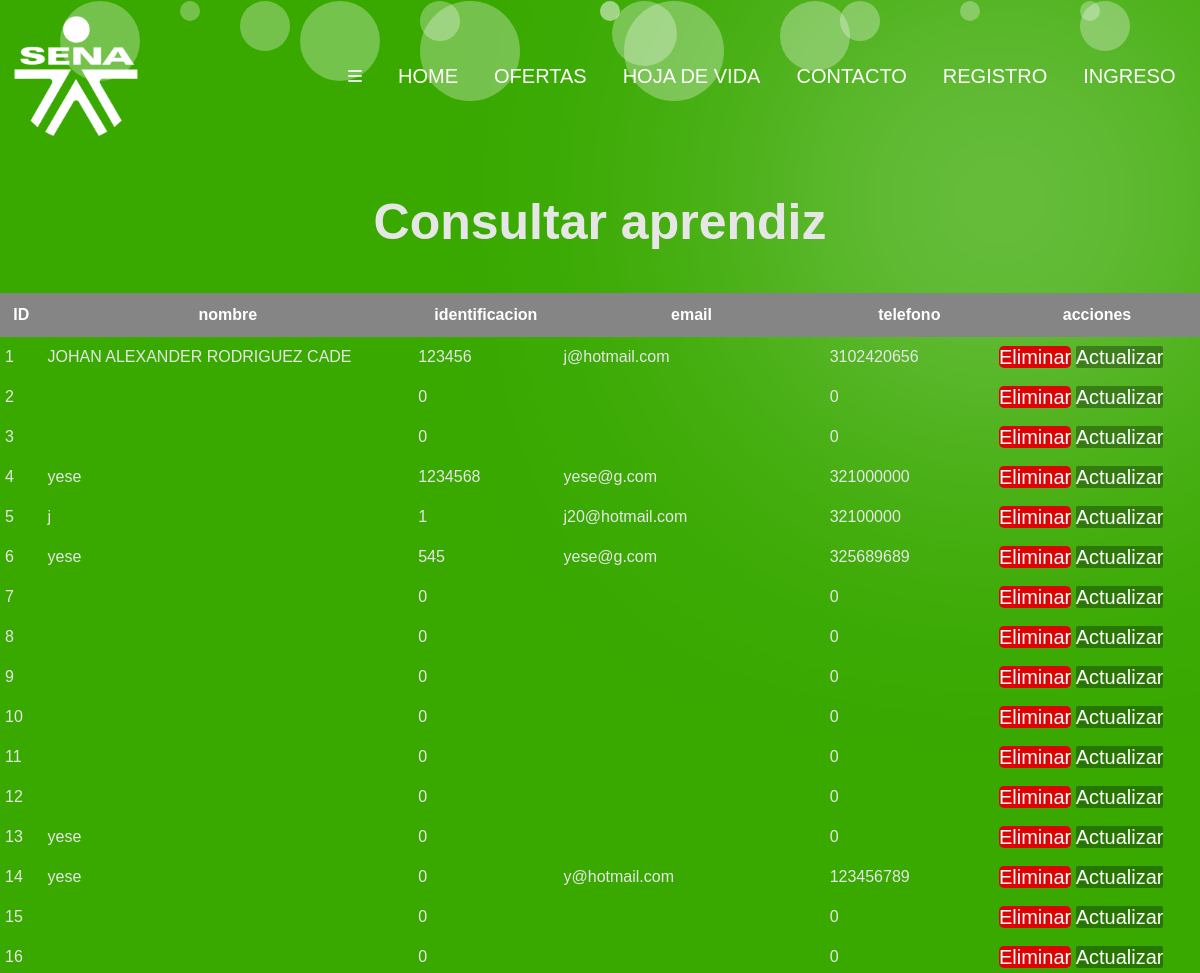
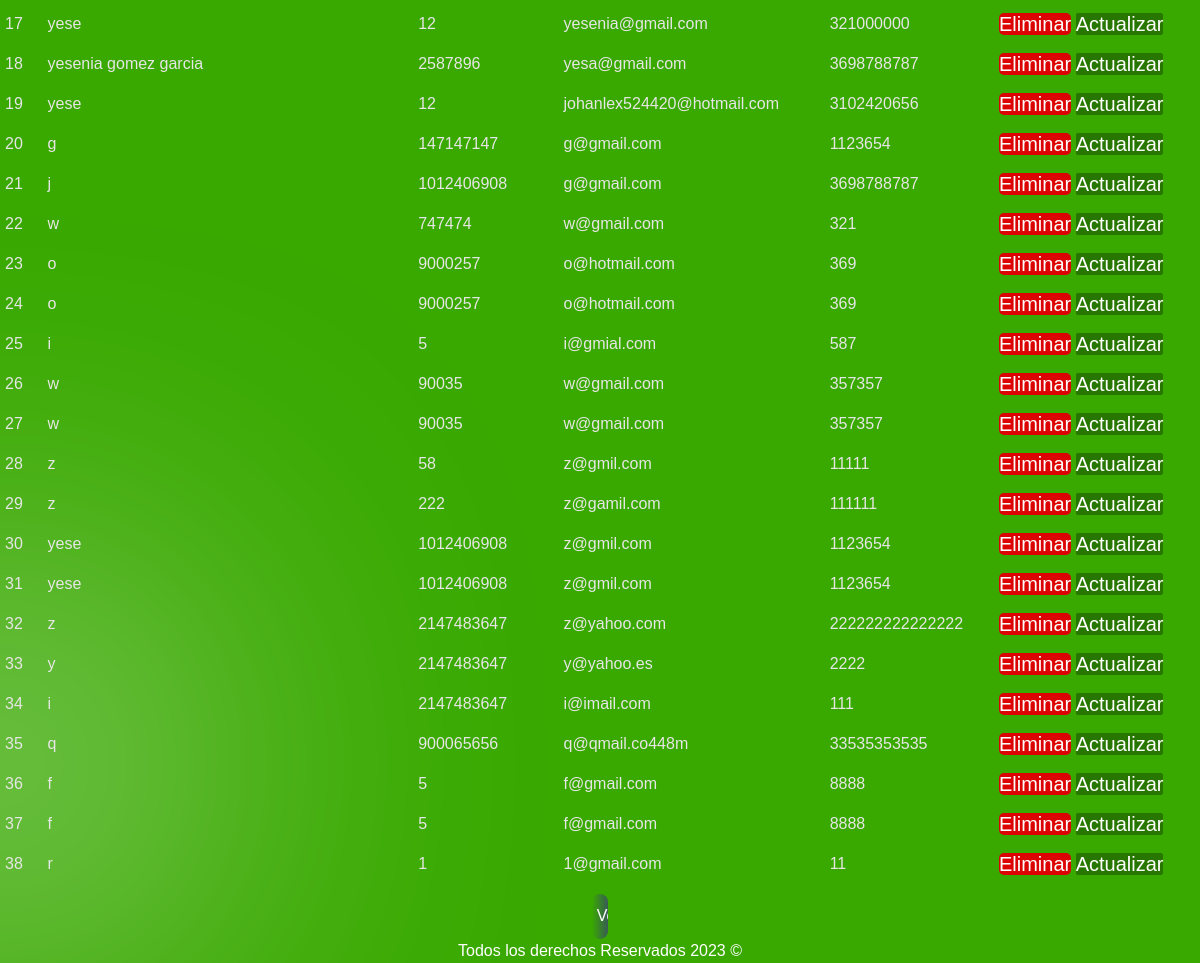
Screenshot of /admin/propiedades/consultar.php with the database file from the repository (2 pictures, top to bottom).
### tables this page shows
CREATE TABLE `aprendiz` (
  `id` int(11) NOT NULL,
  `nombre` varchar(30) DEFAULT NULL,
  `tipoId` varchar(100) NOT NULL,
  `identificacion` int(11) DEFAULT NULL,
  `programa` varchar(30) DEFAULT NULL,
  `email` varchar(150) DEFAULT NULL,
  `password` varchar(50) DEFAULT NULL,
  `telefono` bigint(20) DEFAULT NULL,
  `creacionaprendiz` date DEFAULT NULL
);

### includes/funciones.php (called while the page is built, shortened)
<?php
function incluirTemplate(string $nombre){
    include TEMPLATES_URL . "/$nombre.php";
}

### admin/propiedades/consultar.php (the view, shortened to what this page needs)
<?php
        $db = conectarDB();
        $query = "SELECT * FROM aprendiz";
        $resultadoConsulta = mysqli_query($db, $query);
    require '../../includes/funciones.php';
    incluirTemplate('header');
?>
    <main class="contenedor seccion">
        <h1 class="admi-text">Consultar aprendiz</h1>
        <table class="aprendiz">
            <thead>
                <tr>
                    <th>ID</th>
                    <th>nombre</th>
                    <th>identificacion</th>
                    <th>email</th>
                    <th>telefono</th>
                    <th>acciones</th>
                </tr>
            </thead>
            <tbody>
                <?php while ( $aprendiz = mysqli_fetch_assoc($resultadoConsulta)):?>
                <tr>
                    <td> <?php echo $aprendiz ['id']; ?> </td>
                    <td> <?php echo $aprendiz ['nombre']; ?> </td>
                    <td> <?php echo $aprendiz ['identificacion']; ?></td>
                    <td> <?php echo $aprendiz ['email']; ?> </td>
                    <td> <?php echo $aprendiz ['telefono']; ?> </td>
                    <td>
                       <a href="#" class="boton-rojo-block" >Eliminar</a>
                       <a href="/admin/propiedades/actualizar.php?id=<?php echo $aprendiz ['id']; ?>" class="boton-green-block" >Actualizar</a>
                    </td>
                </tr>
                <?php endwhile; ?>
            </tbody>
        </table>
    </main>
        <a href="/admin" class="boton-volver">
            <span class="texto-fondo">Volver</span>
        </a>
<?php
    incluirTemplate('footer');
?>

### includes/templates/header.php (shortened to what this page needs)
<!DOCTYPE html>
<html lang="es">
<head>
    <link rel="stylesheet" href="/build/css/app.css">
</head>
<body>
    <header>
        <section>
            <div class="burbujas">
                <div class="burbuja"></div>
                <div class="burbuja"></div>
                <div class="burbuja"></div>
                <div class="burbuja"></div>
                <div class="burbuja"></div>
                <div class="burbuja"></div>
                <div class="burbuja"></div>
                <div class="burbuja"></div>
                <div class="burbuja"></div>
                <div class="burbuja"></div>
                <div class="burbuja"></div>
                <div class="burbuja"></div>
                <div class="burbuja"></div>
                <div class="burbuja"></div>
                <div class="burbuja"></div>
            </div>
        </section>
        <div class="contenedor_menu">
            <div class="logo">
                <img src="/build/img/logo-de-Sena-sin-fondo-Blanco.png" alt="logo-Sena">
            </div>
            <div class="menu">
                <i class="fa-solid fa-bars" id="boton_minimenu"></i>
                <nav id="nav">
                    <ul>
                        <li><a href="index.php">HOME</a></li>
                        <li><a href="#">Ofertas</a></li>
                        <li><a href="#">hoja de vida</a></li>
                        <li><a href="#">Contacto</a></li>
                        <li><a href="/eleccion-registro-modificacion.php">Registro</a></li>
                        <li><a href="/ingreso-login-modificacion.php">Ingreso</a></li>
                    </ul>
                </nav>
            </div>
        </div>
    </header>

### includes/templates/footer.php (shortened to what this page needs)
<footer class="footer seccion">
        <div class="contenedor contenedor-footer">
            <nav class="navegacion-footer">
         <p class="copyright">Todos los derechos Reservados <?php echo date('Y'); ?> &copy;</p>
</footer>
</body>
</html>

### rows the page displays
aprendiz: id "1", nombre "JOHAN ALEXANDER RODRIGUEZ CADE", identificacion "123456", email "j@hotmail.com", telefono "3102420656"
aprendiz: id "2", identificacion "0", telefono "0"
aprendiz: id "3", identificacion "0", telefono "0"
aprendiz: id "4", nombre "yese", identificacion "1234568", email "yese@g.com", telefono "321000000"
aprendiz: id "5", nombre "j", identificacion "1", email "j20@hotmail.com", telefono "32100000"
aprendiz: id "6", nombre "yese", identificacion "545", email "yese@g.com", telefono "325689689"
aprendiz: id "7", identificacion "0", telefono "0"
aprendiz: id "8", identificacion "0", telefono "0"
aprendiz: id "9", identificacion "0", telefono "0"
aprendiz: id "10", identificacion "0", telefono "0"
aprendiz: id "11", identificacion "0", telefono "0"
aprendiz: id "12", identificacion "0", telefono "0"
aprendiz: id "13", nombre "yese", identificacion "0", telefono "0"
aprendiz: id "14", nombre "yese", identificacion "0", email "y@hotmail.com", telefono "123456789"
aprendiz: id "15", identificacion "0", telefono "0"
aprendiz: id "16", identificacion "0", telefono "0"
aprendiz: id "17", nombre "yese", identificacion "12", email "yesenia@gmail.com", telefono "321000000"
aprendiz: id "18", nombre "yesenia gomez garcia", identificacion "2587896", email "yesa@gmail.com", telefono "3698788787"
aprendiz: id "19", nombre "yese", identificacion "12", email "johanlex524420@hotmail.com", telefono "3102420656"
aprendiz: id "20", nombre "g", identificacion "147147147", email "g@gmail.com", telefono "1123654"
aprendiz: id "21", nombre "j", identificacion "1012406908", email "g@gmail.com", telefono "3698788787"
aprendiz: id "22", nombre "w", identificacion "747474", email "w@gmail.com", telefono "321"
aprendiz: id "23", nombre "o", identificacion "9000257", email "o@hotmail.com", telefono "369"
aprendiz: id "24", nombre "o", identificacion "9000257", email "o@hotmail.com", telefono "369"
aprendiz: id "25", nombre "i", identificacion "5", email "i@gmial.com", telefono "587"
aprendiz: id "26", nombre "w", identificacion "90035", email "w@gmail.com", telefono "357357"
aprendiz: id "27", nombre "w", identificacion "90035", email "w@gmail.com", telefono "357357"
aprendiz: id "28", nombre "z", identificacion "58", email "z@gmil.com", telefono "11111"
aprendiz: id "29", nombre "z", identificacion "222", email "z@gamil.com", telefono "111111"
aprendiz: id "30", nombre "yese", identificacion "1012406908", email "z@gmil.com", telefono "1123654"
aprendiz: id "31", nombre "yese", identificacion "1012406908", email "z@gmil.com", telefono "1123654"
aprendiz: id "32", nombre "z", identificacion "2147483647", email "z@yahoo.com", telefono "222222222222222"
aprendiz: id "33", nombre "y", identificacion "2147483647", email "y@yahoo.es", telefono "2222"
aprendiz: id "34", nombre "i", identificacion "2147483647", email "i@imail.com", telefono "111"
aprendiz: id "35", nombre "q", identificacion "900065656", email "q@qmail.co448m", telefono "33535353535"
aprendiz: id "36", nombre "f", identificacion "5", email "f@gmail.com", telefono "8888"
aprendiz: id "37", nombre "f", identificacion "5", email "f@gmail.com", telefono "8888"
aprendiz: id "38", nombre "r", identificacion "1", email "1@gmail.com", telefono "11"
